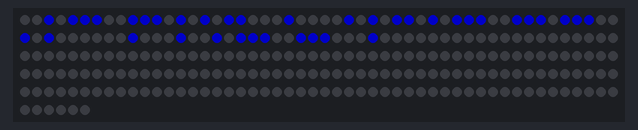
Bench run of a sketch on a simulated ESP32. Parts: 256 RGB LEDs in strip order, left to right, continuing on the next row. Dim RGB values are drawn brighter than linear.

Above: at 0.1 s.

The sketch:

matrika.ino
```cpp
#include "esp_bt_main.h"
#include "esp_bt_device.h"
#include <Adafruit_NeoPixel.h>

#ifdef __AVR__
#include <avr/power.h> // Required for 16 MHz Adafruit Trinket
#endif
// Spremenljvika za hranjenje vhodne vrednosti
#include "BluetoothSerial.h"

#if !defined(CONFIG_BT_ENABLED) || !defined(CONFIG_BLUEDROID_ENABLED)
#error Bluetooth is not enabled! Please run `make menuconfig` to and enable it
#endif

// data pin
#define LED_PIN 12

// Stevilo vklopljenih ledic
#define LED_COUNT 256

// Declare our NeoPixel strip object:
Adafruit_NeoPixel strip(LED_COUNT, LED_PIN, NEO_GRB + NEO_KHZ800);

BluetoothSerial SerialBT;

void printDeviceAddress() {

  const uint8_t* point = esp_bt_dev_get_address();

  for (int i = 0; i < 6; i++) {

    char str[3];

    sprintf(str, "%02X", (int)point[i]);
    Serial.print(str);

    if (i < 5) {
      Serial.print(":");
    }

  }
}

int stevila[10][5][3] = {

  // nič
  {
    {0, 1, 2},
    {16, 3, 18},
    {32, 3, 34},
    {48, 3, 50},
    {64, 65, 66}
  },

  // ena
  {
    {3, 3, 2},
    {3, 17, 18},
    {32, 3, 34},
    {3, 3, 50},
    {3, 3, 66}
  },

  // dva
  {
    {0, 1, 2},
    {3, 3, 18},
    {32, 33, 34},
    {48, 3, 3},
    {64, 65, 66}
  },

  // tri
  {
    {0, 1, 2},
    {3, 3, 18},
    {32, 33, 34},
    {3, 3, 50},
    {64, 65, 66}
  },

  // štiri
  {
    {0, 3, 2},
    {16, 3, 18},
    {32, 33, 34},
    {3, 3, 50},
    {3, 3, 66}
  },

  // pet
  {
    {0, 1, 2},
    {0, 3, 3},
    {32, 33, 34},
    {3, 3, 50},
    {64, 65, 66}
  },

  // šest
  {
    {0, 1, 2},
    {16, 3, 18},
    {32, 33, 34},
    {48, 3, 50},
    {64, 65, 66}
  },

  // sedem
  {
    {0, 1, 2},
    {3, 3, 18},
    {3, 3, 34},
    {3, 3, 50},
    {3, 3, 66}
  },

  // osem
  {
    {0, 1, 2},
    {16, 3, 18},
    {32, 33, 34},
    {48, 3, 50},
    {64, 65, 66}
  },

  // devet
  {
    {0, 1, 2},
    {16, 3, 18},
    {32, 33, 34},
    {3, 3, 50},
    {64, 65, 66}
  },
};


uint32_t barva;
int st;
int piksl;
int startPosX;

void setup() {

  // These lines are specifically to support the Adafruit Trinket 5V 16 MHz.
  // Any other board, you can remove this part (but no harm leaving it):
#if defined(__AVR_ATtiny85__) && (F_CPU == 16000000)
  clock_prescale_set(clock_div_1);
#endif

  strip.begin();           // inicializacija neopixel objecta
  strip.show();            // izklop vseh pikslov
  strip.setBrightness(100); // svetlost (max = 255)
  Serial.begin(9600);

  uint32_t barva;
  barva = strip.Color(0, 0, 255);

  st = 1;
  startPosX = 0;

  for (int y = 0; y < 5; y++) {
    for (int x = 0; x < 3; x++) {
      if (stevila[st][y][x] != 3) {
        strip.setPixelColor(startPosX + stevila[st][y][x], barva);
      }
    }
  }

  st = 2;
  startPosX = 4;

  for (int y = 0; y < 5; y++) {
    for (int x = 0; x < 3; x++) {
      if (stevila[st][y][x] != 3) {
        strip.setPixelColor(startPosX + stevila[st][y][x], barva);
      }
    }
  }

  st = 3;
  startPosX = 9;

  for (int y = 0; y < 5; y++) {
    for (int x = 0; x < 3; x++) {
      if (stevila[st][y][x] != 3) {
        strip.setPixelColor(startPosX + stevila[st][y][x], barva);
      }
    }
  }

  st = 4;
  startPosX = 13;

  for (int y = 0; y < 5; y++) {
    for (int x = 0; x < 3; x++) {
      if (stevila[st][y][x] != 3) {
        strip.setPixelColor(startPosX + stevila[st][y][x], barva);
      }
    }
  }

  strip.show();
}

void loop() {


}
```
